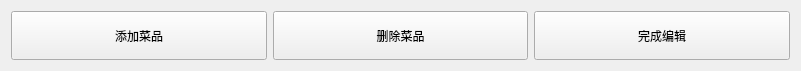
  <widget class="QWidget" name="layoutWidget">
   <property name="geometry">
    <rect>
     <x>170</x>
     <y>560</y>
     <width>801</width>
     <height>71</height>
    </rect>
   </property>
   <layout class="QHBoxLayout" name="horizontalLayout_4">
    <item>
     <widget class="QPushButton" name="pushButton_8">
      <property name="sizePolicy">
       <sizepolicy hsizetype="Preferred" vsizetype="Preferred">
        <horstretch>0</horstretch>
        <verstretch>0</verstretch>
       </sizepolicy>
      </property>
      <property name="text">
       <string>添加菜品</string>
      </property>
     </widget>
    </item>
    <item>
     <widget class="QPushButton" name="pushButton_9">
      <property name="sizePolicy">
       <sizepolicy hsizetype="Preferred" vsizetype="Preferred">
        <horstretch>0</horstretch>
        <verstretch>0</verstretch>
       </sizepolicy>
      </property>
      <property name="text">
       <string>删除菜品</string>
      </property>
     </widget>
    </item>
    <item>
     <widget class="QPushButton" name="pushButton_7">
      <property name="sizePolicy">
       <sizepolicy hsizetype="Preferred" vsizetype="Preferred">
        <horstretch>0</horstretch>
        <verstretch>0</verstretch>
       </sizepolicy>
      </property>
      <property name="focusPolicy">
       <enum>Qt::StrongFocus</enum>
      </property>
      <property name="contextMenuPolicy">
       <enum>Qt::DefaultContextMenu</enum>
      </property>
      <property name="text">
       <string>完成编辑</string>
      </property>
     </widget>
    </item>
   </layout>
  </widget>
